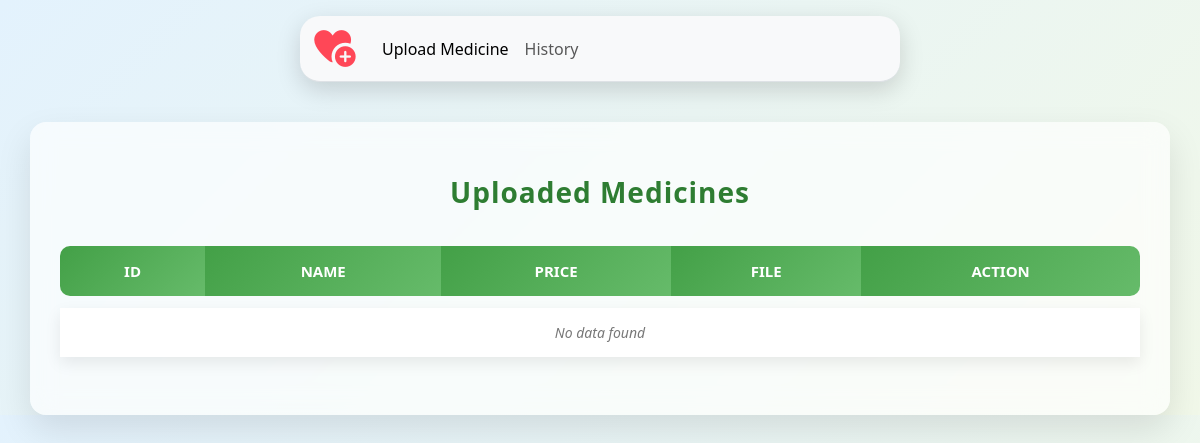
/wholeseller/history/, run on an earlier commit of the app's database.
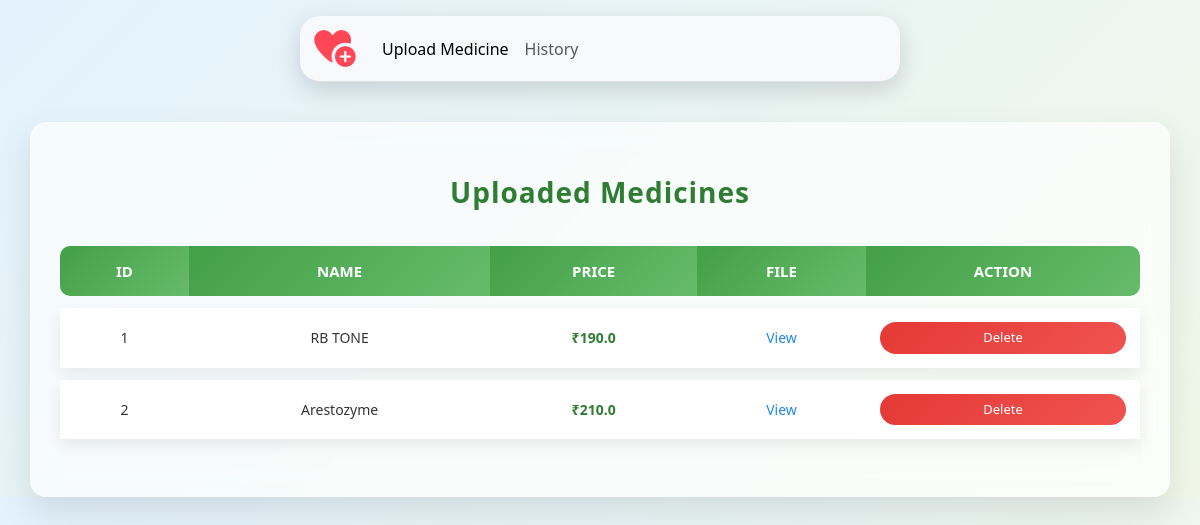
And on a later commit of the database.
### WholeSeller/models.py (models this page shows, shortened)
class bulkMedicine(models.Model):
    name = models.CharField(max_length=200)
    price = models.FloatField()
    medicine_file = models.FileField(upload_to='')

### WholeSeller/views.py (the view)
# urls.py: path("history/" , views.History , name='history'),
def History(request):
    medicines = bulkMedicine.objects.all()
    return render(request, "wholeseller/history.html", {'medicines': medicines})

### templates/wholeseller/history.html (shortened to what this page needs)
{% extends "WholeSeller/navbar.html" %}
{% load static %}
{% block body %}
   <link rel="stylesheet" href="{% static 'style/Medine_history.css' %}">
<div class="container">
  <h3 class="my-4">Uploaded Medicines</h3>
  <table class="table table-bordered">
    <thead>
      <tr>
        <th>id</th>
        <th>Name</th>
        <th>Price</th>
        <th>File</th>
        <th>Action</th>
      </tr>
    </thead>
    <tbody>
      {% for medicine in medicines %}
      <tr>
        <td>{{ forloop.counter }}</td>
        <td>{{ medicine.name }}</td>
        <td>₹{{ medicine.price }}</td>
        <td>
          <a href="{{ medicine.medicine_file.url }}" target="_blank">View</a>
        </td>
        <td>
          <form method="post" action="{% url 'delete_medicine' medicine.id %}">
            <button class="btn btn-danger btn-sm">Delete</button>
          </form>
        </td>
      </tr>
      {% empty %}
      <tr>
        <td colspan="5" class="text-center">No data found</td>
      </tr>
      {% endfor %}
    </tbody>
  </table>
</div>
{% endblock body %}

### templates/wholeseller/navbar.html (shortened to what this page needs)
<!doctype html>
{% load static %}
<html lang="en">
  <head>
    <link href="https://cdn.jsdelivr.net/npm/bootstrap@5.3.8/dist/css/bootstrap.min.css" rel="stylesheet">
         <link rel="stylesheet" href="{% static 'style/style.css' %}">
     <link rel="stylesheet" href="https://cdnjs.cloudflare.com/ajax/libs/font-awesome/7.0.1/css/all.min.css" />
  </head>
  <body>
    <div class="conatiner navitems">
     <nav class="navbar navbar-expand-lg bg-body-tertiary border-bottom">
  <div class="container-fluid">
    <a class="navbar-brand" href="/wholeseller"><i class="fa-solid fa-heart-circle-plus"></i></a>
    <div class="collapse navbar-collapse" id="navbarNav">
      <ul class="navbar-nav">
        <li class="nav-item">
        <a class="nav-link active" href="{% url 'upload_medicine' %}">Upload Medicine</a>
        </li>
        <li class="nav-item">
          <a class="nav-link" href="{% url 'history' %}">History</a>
        </li>
      </ul>
    </div>
  </div>
</nav>
    </div>
        {% block body %}
        {% endblock body %}
  </body>
</html>

### static/style/style.css (style rules this page uses)
.fa-heart-circle-plus { font-size: 2.3rem; color: #ff4757; transition: transform 0.25s ease, color 0.25s ease; }
* { padding: 0; margin: 0; box-sizing: border-box; text-decoration: none; list-style: none; }
.navbar { border-radius: 20px; margin: 16px auto; box-shadow: 0 8px 25px rgba(0, 0, 0, 0.15); width: 50%; justify-content: space-between; }
.navbar-nav .nav-link { position: relative; padding: 0.6rem 1.1rem; border-radius: 12px; font-weight: 500; transition: color 0.3s ease, transform 0.3s ease, background-color 0.3s ease; }
.navbar-nav .nav-link::after { content: ""; position: absolute; left: 50%; bottom: 6px; width: 0; height: 2px; background: linear-gradient(90deg, #ff4d6d, #ff9f1c); transition: width 0.3s ease, left 0.3s ease; }
button { width: 100%; padding: 12px; border: none; border-radius: 10px; background: #2575fc; color: #fff; font-size: 16px; cursor: pointer; transition: 0.3s; }

### static/style/Medine_history.css (style rules this page uses)
body { background: linear-gradient(135deg, #e3f2fd, #f1f8e9); font-family: "Segoe UI", Tahoma, sans-serif; }
.container { margin-top: 40px; background: rgba(255, 255, 255, 0.65); backdrop-filter: blur(12px); border-radius: 16px; padding: 30px; box-shadow: 0 15px 35px rgba(0, 0, 0, 0.1); }
.container h3 { font-weight: 700; text-align: center; color: #2e7d32; margin-bottom: 25px; letter-spacing: 1px; }
.table { border-collapse: separate; border-spacing: 0 12px; }
.table thead th { background: linear-gradient(135deg, #43a047, #66bb6a); color: #fff; text-align: center; padding: 14px; border: none; font-size: 15px; text-transform: uppercase; }
.table thead th:first-child { border-top-left-radius: 10px; border-bottom-left-radius: 10px; }
.table thead th:last-child { border-top-right-radius: 10px; border-bottom-right-radius: 10px; }
.table tbody tr { background: #ffffff; transition: all 0.3s ease; box-shadow: 0 6px 15px rgba(0, 0, 0, 0.08); }
.table tbody td { text-align: center; padding: 14px; vertical-align: middle; border: none; font-size: 14px; color: #333; }
.table tbody td:nth-child(3) { font-weight: 600; color: #2e7d32; }
.table tbody td a { color: #1e88e5; font-weight: 500; text-decoration: none; }
.btn-danger { background: linear-gradient(135deg, #e53935, #ef5350); border: none; border-radius: 20px; padding: 6px 14px; font-size: 13px; transition: all 0.3s ease; }

What changed in the data, as far as the page shows it:
added bulkMedicine: name "RB TONE", price "190.0"
added bulkMedicine: name "Arestozyme", price "210.0"
Also different on the page:
text no longer shown: "No data found"
